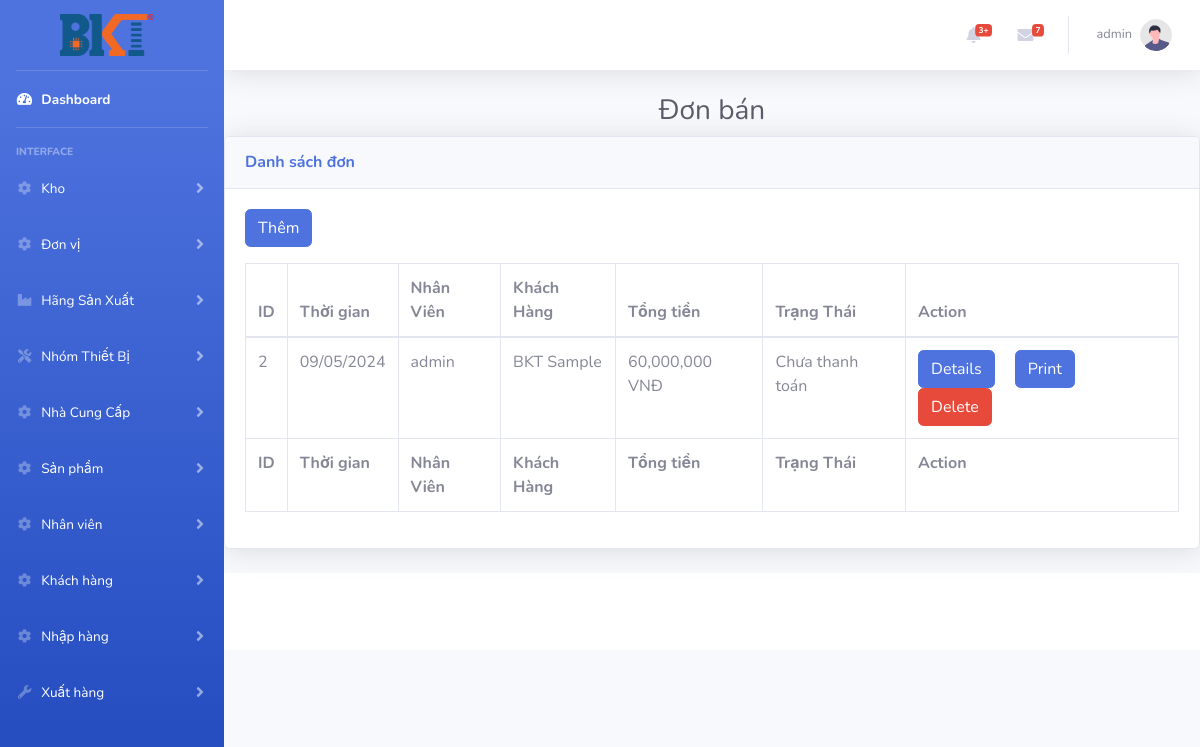
The page /index.php?controller=donban (signed in) on the database as committed earlier.
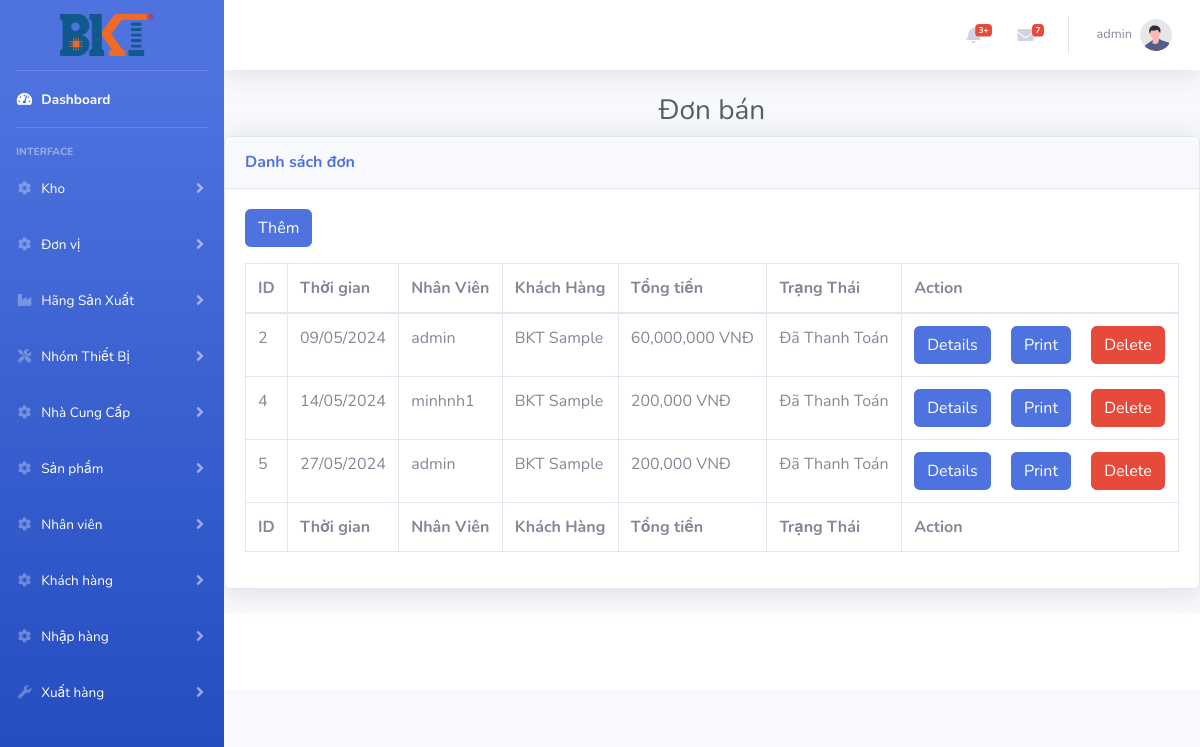
The same page on the database as committed later.
### tables this page shows
CREATE TABLE `donban` (
  `Id` int(11) NOT NULL,
  `NgayBan` datetime DEFAULT NULL,
  `IdNV` int(11) DEFAULT NULL,
  `IdKH` int(11) DEFAULT NULL,
  `Tong` int(11) DEFAULT NULL,
  `TrangThai` varchar(1) DEFAULT NULL
);

CREATE TABLE `nhanvien` (
  `Id` int(11) NOT NULL,
  `TenNV` varchar(100) DEFAULT NULL,
  `DienThoai` varchar(20) DEFAULT NULL,
  `Email` varchar(50) DEFAULT NULL,
  `DiaChi` varchar(100) DEFAULT NULL,
  `TaiKhoan` varchar(50) DEFAULT NULL,
  `MatKhau` varchar(50) DEFAULT NULL,
  `Quyen` varchar(20) DEFAULT NULL,
  `IsActive` varchar(1) DEFAULT NULL
);

CREATE TABLE `khachhang` (
  `Id` int(11) NOT NULL,
  `TenKH` varchar(100) DEFAULT NULL,
  `DienThoai` varchar(20) DEFAULT NULL,
  `Email` varchar(50) DEFAULT NULL,
  `DiaChi` varchar(100) DEFAULT NULL
);

### controllers/donban_controller.php (called while the page is built, shortened)
<?php
require_once ('controllers/base_controller.php');
require_once ('models/donban.php');
class DonBanController extends BaseController
{
    function  __construct()
    {
        $this->folder = 'donban';
    }
    public function  index()
    {
        $donban = DonBan::all();
        $data =array('donban'=> $donban);
        $this->render('index',$data);
    }
}

### routes.php (called while the page is built, shortened)
<?php
$controller = new $klass;
$controller->$action();

### index.php (called while the page is built, shortened)
<?php
require_once('routes.php');

### models/donban.php (called while the page is built, shortened)
<?php
class DonBan{
    function __construct($Id,$NgayBan,$IdNV,$IdKH,$ThanhTien,$TrangThai)
    {
        $this->Id = $Id;
        $this->NgayBan = $NgayBan;
        $this->IdNV =  $IdNV;
        $this->IdKH = $IdKH;
        $this->ThanhTien= $ThanhTien;
        $this->TrangThai= $TrangThai;
    }
    static function all()
    {
        $list =[];
        $db =DB::getInstance();
        $reg = $db->query('SELECT db.Id ,db.NgayBan , nv.TaiKhoan ,kh.TenKH ,db.Tong,db.TrangThai FROM DonBan db JOIN NhanVien nv JOIN KhachHang kh ON nv.Id =db.IdNV AND kh.Id = db.IdKH');
        foreach ($reg->fetchAll() as $item){
            $list[] =new DonBan($item['Id'],$item['NgayBan'],$item['TaiKhoan'],$item['TenKH'],$item['Tong'],$item['TrangThai']);
        }
        return $list;
    }
}

### views/donban/index.php (the view, shortened to what this page needs)
<?php
require_once('models/donban.php');
?>
<h1 class="h3 mb-2 text-center text-gray-800 ">Đơn bán</h1>
<div class="card shadow mb-4">
    <div class="card-header py-3">
        <h6 class="m-0 font-weight-bold text-primary">Danh sách đơn</h6>
    </div>
    <div class="card-body">
        <a href="index.php?controller=donban&action=insert" class="btn btn-primary mb-3">Thêm</a>
        <div class="table-responsive">
            <table class="table table-bordered" id="dataTable" width="100%" cellspacing="0">
                <thead>
                    <tr>
                        <th>ID</th>
                        <th>Thời gian</th>
                        <th>Nhân Viên</th>
                        <th>Khách Hàng</th>
                        <th>Tổng tiền</th>
                        <th>Trạng Thái</th>
                        <th>Action</th>
                    </tr>
                </thead>
                <tfoot>
                    <tr>
                        <th>ID</th>
                        <th>Thời gian</th>
                        <th>Nhân Viên</th>
                        <th>Khách Hàng</th>
                        <th>Tổng tiền</th>
                        <th>Trạng Thái</th>
                        <th>Action</th>
                    </tr>
                </tfoot>
                <tbody>
                    <?php
                    foreach ($donban as $item) {
                    ?>
                        <form method="post">
                            <tr>
                                <td><?= $item->Id   ?></td>
                                <td><?= date('d/m/Y', strtotime($item->NgayBan)) ?></td>
                                <td><?= $item->IdNV
                                    ?></td>
                                <td><?= $item->IdKH ?></td>
                                <td><?= number_format($item->ThanhTien, 0, ".", ",") ?> VNĐ</td>
                                <td><?php
                                    if ($item->TrangThai == "1") {
                                        echo "Đã Thanh Toán";
                                    } else {
                                        echo "Chưa thanh toán";
                                    }
                                    ?></td>
                                <td>
                                    <a href="index.php?controller=donban&action=show&id=<?= $item->Id ?>" class='btn btn-primary mr-3'>Details</a>
                                    <a href="index.php?controller=donban&action=print&id=<?= $item->Id ?>" class='btn btn-primary mr-3'>Print</a>
                                    <button type="submit" name="dele" value="<?= $item->Id ?>" class='btn btn-danger'>Delete</button>
                        </form>
                    <?php
                    }
                    ?>
                </tbody>
            </table>
        </div>
    </div>
</div>

### controllers/base_controller.php (shortened to what this page needs)
<?php
class BaseController
{
    protected $folder;
    function render($file, $data = array())
    {
        $view_file = 'views/' . $this->folder . '/' . $file . '.php';
        if (is_file($view_file)&&$file=="login") {
            extract($data);
            ob_start();
            require_once($view_file);
        }else if (is_file($view_file)) {
            extract($data);
            require_once($view_file);
            $content = ob_get_clean();
            require_once('views/layouts/application.php');
        } else {
            header('Location: index.php?controller=pages&action=error');
        }
    }
}

### views/layouts/application.php (shortened to what this page needs)
<!DOCTYPE html>
<html lang="en">
<head>
    <link href="Assets/vendor/fontawesome-free/css/all.min.css" rel="stylesheet" type="text/css">
    <link href="Assets/css/sb-admin-2.min.css" rel="stylesheet">
</head>
<body id="page-top">
    <div id="wrapper">
        <?php
        include("Modules/SideBar.php");
        ?>
        <div id="content-wrapper" class="d-flex flex-column">
            <x`!-- Main Content -->
                <div id="content">
                    <?php include("Modules/Header.php"); ?>
                    <?= @$content ?>
                </div>
                <?php
                include("Modules/Footer.php");
                ?>
        </div>
    </div>
</body>
</html>
<?php
include("Assets/js/website/donban.php");
?>

### Modules/SideBar.php (shortened to what this page needs)
<ul class="navbar-nav bg-gradient-primary sidebar sidebar-dark accordion" id="accordionSidebar">
    <a class="sidebar-brand d-flex align-items-center justify-content-center" href="/MinhNH.BKT.Manage">
        <img src="./Assets/img/logo.png" alt="" style="height: 190%; margin-left: -5%;">
    </a>
    <hr class="sidebar-divider my-0">
    <li class="nav-item active">
        <a class="nav-link" href="MinhNH.BKT.Manage">
            <i class="fas fa-fw fa-tachometer-alt"></i>
            <span>Dashboard</span></a>
    </li>
    <hr class="sidebar-divider">
    <div class="sidebar-heading">
        Interface
    </div>
    <li class="nav-item">
        <a class="nav-link collapsed" href="#" data-toggle="collapse" data-target="#collapseNewItem" aria-expanded="true" aria-controls="collapseNewItem">
            <i class="fas fa-fw fa-cog"></i>
            <span>Kho</span>
        </a>
    </li>
    <li class="nav-item">
        <a class="nav-link collapsed" href="#" data-toggle="collapse" data-target="#collapseDVT" aria-expanded="true" aria-controls="collapseTwo">
            <i class="fas fa-fw fa-cog"></i>
            <span>Đơn vị</span>
        </a>
    </li>
    <li class="nav-item">
        <a class="nav-link collapsed" href="#" data-toggle="collapse" data-target="#collapseHangSX" aria-expanded="true" aria-controls="collapseHangSX">
            <i class="fas fa-fw fa-industry"></i>
            <span>Hãng Sản Xuất</span>
        </a>
    </li>
    <li class="nav-item">
        <a class="nav-link collapsed" href="#" data-toggle="collapse" data-target="#collapseNhomTB" aria-expanded="true" aria-controls="collapseNhomTB">
            <i class="fas fa-fw fa-tools"></i>
            <span>Nhóm Thiết Bị</span>
        </a>
    </li>
    <li class="nav-item">
        <a class="nav-link collapsed" href="#" data-toggle="collapse" data-target="#collapseNCC" aria-expanded="true" aria-controls="collapseTwo">
            <i class="fas fa-fw fa-cog"></i>
            <span>Nhà Cung Cấp</span>
        </a>
    </li>
    <li class="nav-item">
        <a class="nav-link collapsed" href="#" data-toggle="collapse" data-target="#collapseT" aria-expanded="true" aria-controls="collapseTwo">
            <i class="fas fa-fw fa-cog"></i>
            <span>Sản phẩm</span>
        </a>
    </li>
    <li class="nav-item">
        <a class="nav-link collapsed" href="#" data-toggle="collapse" data-target="#collapseNV" aria-expanded="true" aria-controls="collapseTwo">
            <i class="fas fa-fw fa-cog"></i>
            <span>Nhân viên</span>
        </a>
    </li>
    <li class="nav-item">
        <a class="nav-link collapsed" href="#" data-toggle="collapse" data-target="#collapseKH" aria-expanded="true" aria-controls="collapseTwo">
            <i class="fas fa-fw fa-cog"></i>
            <span>Khách hàng</span>
        </a>
    </li>
    <li class="nav-item">
        <a class="nav-link collapsed" href="#" data-toggle="collapse" data-target="#collapseTwo" aria-expanded="true" aria-controls="collapseTwo">
            <i class="fas fa-fw fa-cog"></i>
            <span>Nhập hàng</span>
        </a>
    </li>
    <li class="nav-item">
        <a class="nav-link collapsed" href="#" data-toggle="collapse" data-target="#collapseUtilities" aria-expanded="true" aria-controls="collapseUtilities">
            <i class="fas fa-fw fa-wrench"></i>
            <span>Xuất hàng</span>
        </a>
    </li>
</ul>

### Modules/Header.php (shortened to what this page needs)
<nav class="navbar navbar-expand navbar-light bg-white topbar mb-4 static-top shadow">
    <ul class="navbar-nav ml-auto">
        <li class="nav-item dropdown no-arrow mx-1">
            <a class="nav-link dropdown-toggle" href="#" id="alertsDropdown" role="button"
               data-toggle="dropdown" aria-haspopup="true" aria-expanded="false">
                <i class="fas fa-bell fa-fw"></i>
                <span class="badge badge-danger badge-counter">3+</span>
            </a>
        </li>
        <li class="nav-item dropdown no-arrow mx-1">
            <a class="nav-link dropdown-toggle" href="#" id="messagesDropdown" role="button"
               data-toggle="dropdown" aria-haspopup="true" aria-expanded="false">
                <i class="fas fa-envelope fa-fw"></i>
                <span class="badge badge-danger badge-counter">7</span>
            </a>
        </li>
        <li class="nav-item dropdown no-arrow">
            <a class="nav-link dropdown-toggle" href="#" id="userDropdown" role="button"
               data-toggle="dropdown" aria-haspopup="true" aria-expanded="false">
                <span class="mr-2 d-none d-lg-inline text-gray-600 small"><?=  $_SESSION['username'] ?></span>
                <img class="img-profile rounded-circle"
                     src="./Assets/img/undraw_profile.svg">
            </a>
        </li>
    </ul>
</nav>

### Modules/Footer.php
<footer class="sticky-footer bg-white">
    <div class="container my-auto">
        <div class="copyright text-center my-auto">
            <span>Copyright &copy; By IT BKT 2024</span>
        </div>
    </div>
</footer>

### Modules/SideBar.php (style rules this page uses)
span { color: white; }

Rows that differ between the two databases and show on the page:
changed donban id 2: TrangThai "Chưa thanh toán" → "Đã Thanh Toán"
added donban: Id "4", NgayBan "14/05/2024", IdNV.TaiKhoan "minhnh1", IdKH.TenKH "BKT Sample", Tong "200,000", TrangThai "Đã Thanh Toán"
added donban: Id "5", NgayBan "27/05/2024", IdNV.TaiKhoan "admin", IdKH.TenKH "BKT Sample", Tong "200,000", TrangThai "Đã Thanh Toán"
